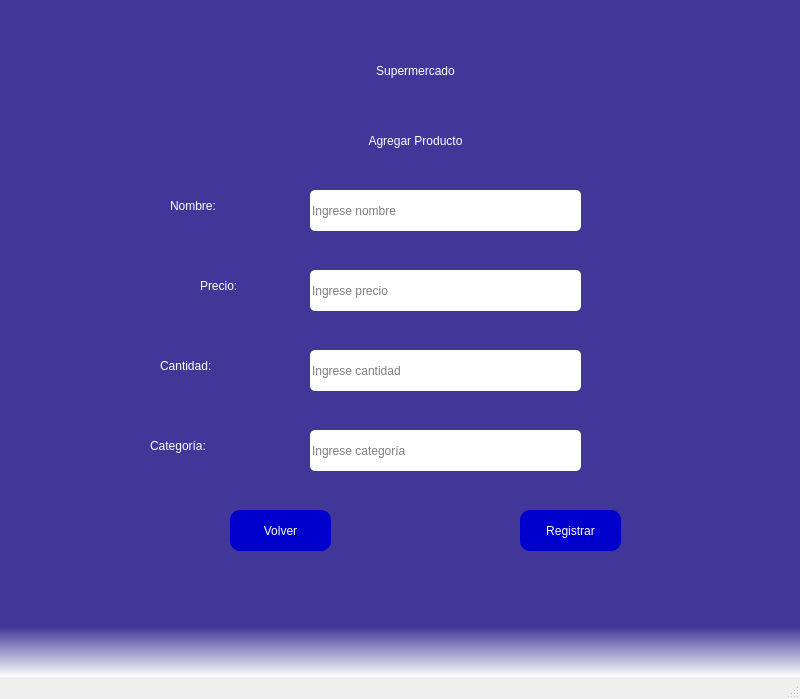
<?xml version="1.0" encoding="UTF-8"?>
<ui version="4.0">
 <class>MainWindow</class>
 <widget class="QMainWindow" name="MainWindow">
  <property name="geometry">
   <rect>
    <x>0</x>
    <y>0</y>
    <width>800</width>
    <height>699</height>
   </rect>
  </property>
  <property name="windowTitle">
   <string>MainWindow</string>
  </property>
  <property name="styleSheet">
   <string notr="true">QWidget#centralwidget{

	background-color: qlineargradient(spread:pad, x1:0, y1:0.925818, x2:0, y2:1, stop:0 rgba(12, 0, 127, 196), stop:1 rgba(255, 255, 255, 255));
}</string>
  </property>
  <widget class="QWidget" name="centralwidget">
   <widget class="QLabel" name="label">
    <property name="geometry">
     <rect>
      <x>250</x>
      <y>40</y>
      <width>331</width>
      <height>61</height>
     </rect>
    </property>
    <property name="styleSheet">
     <string notr="true">font: 36pt &quot;MS Shell Dlg 2&quot;;
color: rgb(255, 255, 255);</string>
    </property>
    <property name="text">
     <string>Supermercado</string>
    </property>
    <property name="alignment">
     <set>Qt::AlignCenter</set>
    </property>
   </widget>
   <widget class="QLabel" name="label_3">
    <property name="geometry">
     <rect>
      <x>250</x>
      <y>110</y>
      <width>331</width>
      <height>61</height>
     </rect>
    </property>
    <property name="styleSheet">
     <string notr="true">font: 20pt &quot;MS Shell Dlg 2&quot;;
color: rgb(255, 255, 255);</string>
    </property>
    <property name="text">
     <string>Agregar Producto</string>
    </property>
    <property name="alignment">
     <set>Qt::AlignCenter</set>
    </property>
   </widget>
   <widget class="QLabel" name="label_2">
    <property name="geometry">
     <rect>
      <x>170</x>
      <y>190</y>
      <width>141</width>
      <height>31</height>
     </rect>
    </property>
    <property name="styleSheet">
     <string notr="true">font: 26pt &quot;MS Shell Dlg 2&quot;;
color: rgb(255, 255, 255);</string>
    </property>
    <property name="text">
     <string>Nombre:</string>
    </property>
   </widget>
   <widget class="QLineEdit" name="labelNombre">
    <property name="geometry">
     <rect>
      <x>310</x>
      <y>190</y>
      <width>271</width>
      <height>41</height>
     </rect>
    </property>
    <property name="styleSheet">
     <string notr="true">font: 12pt &quot;MS Shell Dlg 2&quot;;
border-radius:5px;</string>
    </property>
    <property name="text">
     <string/>
    </property>
    <property name="placeholderText">
     <string>Ingrese nombre</string>
    </property>
   </widget>
   <widget class="QLabel" name="label_4">
    <property name="geometry">
     <rect>
      <x>200</x>
      <y>270</y>
      <width>141</width>
      <height>31</height>
     </rect>
    </property>
    <property name="styleSheet">
     <string notr="true">font: 26pt &quot;MS Shell Dlg 2&quot;;
color: rgb(255, 255, 255);</string>
    </property>
    <property name="text">
     <string>Precio:</string>
    </property>
   </widget>
   <widget class="QLabel" name="label_5">
    <property name="geometry">
     <rect>
      <x>160</x>
      <y>350</y>
      <width>151</width>
      <height>31</height>
     </rect>
    </property>
    <property name="styleSheet">
     <string notr="true">font: 26pt &quot;MS Shell Dlg 2&quot;;
color: rgb(255, 255, 255);</string>
    </property>
    <property name="text">
     <string>Cantidad:</string>
    </property>
   </widget>
   <widget class="QLineEdit" name="labelPrecio">
    <property name="geometry">
     <rect>
      <x>310</x>
      <y>270</y>
      <width>271</width>
      <height>41</height>
     </rect>
    </property>
    <property name="styleSheet">
     <string notr="true">font: 12pt &quot;MS Shell Dlg 2&quot;;
border-radius:5px;</string>
    </property>
    <property name="text">
     <string/>
    </property>
    <property name="placeholderText">
     <string>Ingrese precio</string>
    </property>
   </widget>
   <widget class="QLineEdit" name="labelCantidad">
    <property name="geometry">
     <rect>
      <x>310</x>
      <y>350</y>
      <width>271</width>
      <height>41</height>
     </rect>
    </property>
    <property name="styleSheet">
     <string notr="true">font: 12pt &quot;MS Shell Dlg 2&quot;;
border-radius:5px;</string>
    </property>
    <property name="text">
     <string/>
    </property>
    <property name="placeholderText">
     <string>Ingrese cantidad</string>
    </property>
   </widget>
   <widget class="QLineEdit" name="labelCategoria">
    <property name="geometry">
     <rect>
      <x>310</x>
      <y>430</y>
      <width>271</width>
      <height>41</height>
     </rect>
    </property>
    <property name="styleSheet">
     <string notr="true">font: 12pt &quot;MS Shell Dlg 2&quot;;
border-radius:5px;</string>
    </property>
    <property name="text">
     <string/>
    </property>
    <property name="placeholderText">
     <string>Ingrese categoría</string>
    </property>
   </widget>
   <widget class="QLabel" name="label_6">
    <property name="geometry">
     <rect>
      <x>150</x>
      <y>420</y>
      <width>161</width>
      <height>51</height>
     </rect>
    </property>
    <property name="styleSheet">
     <string notr="true">font: 26pt &quot;MS Shell Dlg 2&quot;;
color: rgb(255, 255, 255);</string>
    </property>
    <property name="text">
     <string>Categoría:</string>
    </property>
   </widget>
   <widget class="QPushButton" name="buttonRegistrar">
    <property name="geometry">
     <rect>
      <x>520</x>
      <y>510</y>
      <width>101</width>
      <height>41</height>
     </rect>
    </property>
    <property name="styleSheet">
     <string notr="true">font: 87 9pt &quot;Arial Black&quot;;
font: 10pt &quot;MS Shell Dlg 2&quot;;
background-color: qlineargradient(spread:pad, x1:1, y1:0, x2:1, y2:0, stop:0 rgba(0, 0, 205, 255), stop:1 rgba(255, 255, 255, 255));
color: rgb(255, 255, 255);
border-radius:10px;</string>
    </property>
    <property name="text">
     <string>Registrar</string>
    </property>
   </widget>
   <widget class="QPushButton" name="buttonVolver">
    <property name="geometry">
     <rect>
      <x>230</x>
      <y>510</y>
      <width>101</width>
      <height>41</height>
     </rect>
    </property>
    <property name="styleSheet">
     <string notr="true">font: 87 9pt &quot;Arial Black&quot;;
font: 10pt &quot;MS Shell Dlg 2&quot;;
background-color: qlineargradient(spread:pad, x1:1, y1:0, x2:1, y2:0, stop:0 rgba(0, 0, 205, 255), stop:1 rgba(255, 255, 255, 255));
color: rgb(255, 255, 255);
border-radius:10px;</string>
    </property>
    <property name="text">
     <string>Volver</string>
    </property>
   </widget>
   <widget class="QLabel" name="labelAlerta">
    <property name="geometry">
     <rect>
      <x>310</x>
      <y>480</y>
      <width>261</width>
      <height>21</height>
     </rect>
    </property>
    <property name="styleSheet">
     <string notr="true">font: 14pt &quot;MS Shell Dlg 2&quot;;
color: rgb(152, 0, 0);</string>
    </property>
    <property name="text">
     <string/>
    </property>
   </widget>
  </widget>
  <widget class="QMenuBar" name="menubar">
   <property name="geometry">
    <rect>
     <x>0</x>
     <y>0</y>
     <width>800</width>
     <height>21</height>
    </rect>
   </property>
  </widget>
  <widget class="QStatusBar" name="statusbar"/>
 </widget>
 <resources/>
 <connections/>
</ui>
